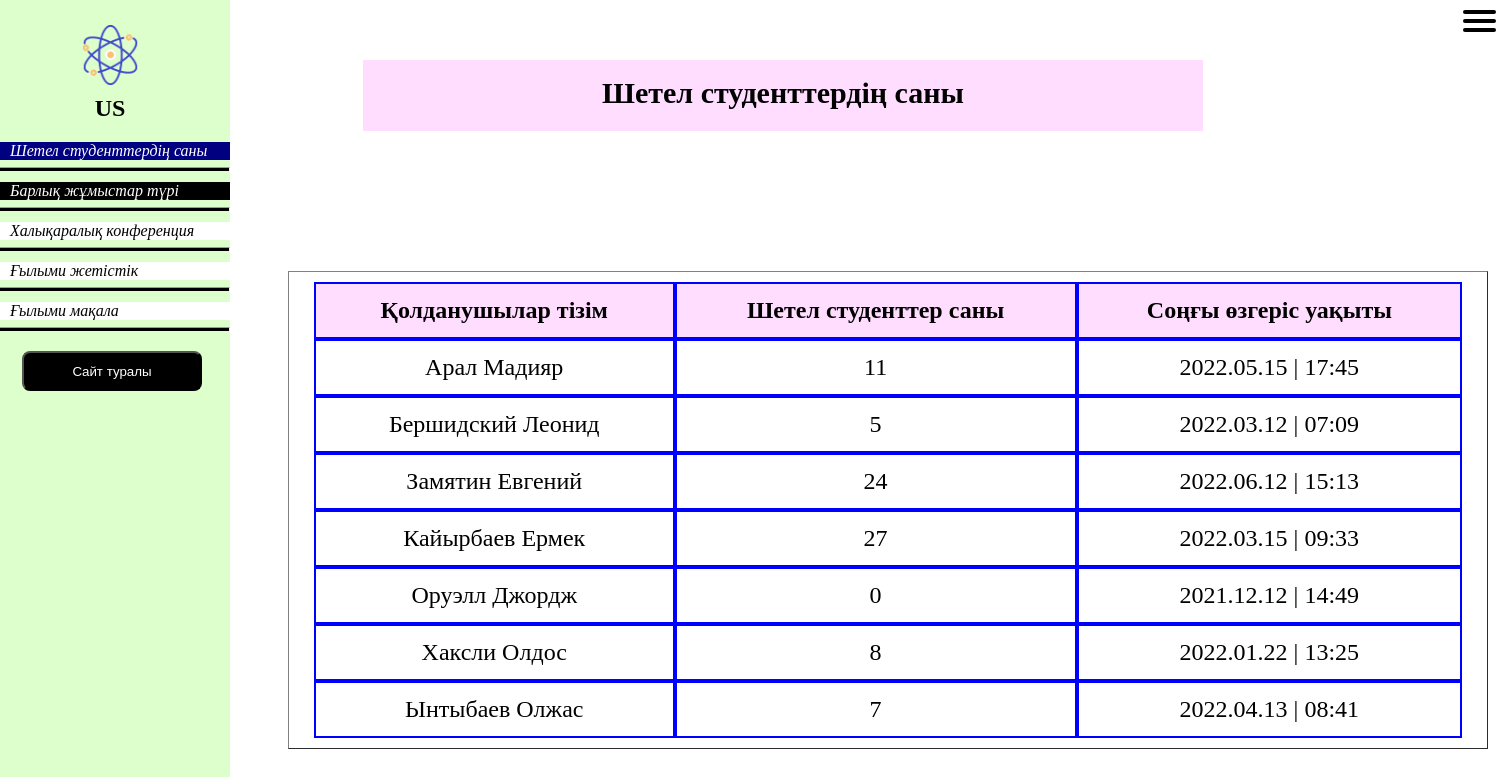
The page /students/ on the database its author committed.
### article/models.py (models this page shows, shortened)
class Worktype(models.Model):
    name = models.CharField(max_length=100, db_index=True, verbose_name="Ғылыми жұмыстың түрі")
    slug = models.SlugField(max_length=255, unique=True, db_index=True, verbose_name="Ғылыми жұмыстың url-адресі")
    def get_absolute_url(self):
        return reverse('type', kwargs={'type_slug': self.slug})
    class Meta:
        verbose_name = 'Ғылыми жұмыстың түрі'
        verbose_name_plural = 'Ғылыми жұмыстың түрлері'
        ordering = ['id']

class Foreign_Students(models.Model):
    aut_username = models.TextField("Автордың логины")
    author = models.CharField(verbose_name='Ғылыми жұмыстың авторы', max_length=255)
    students = models.DecimalField(max_digits=2,decimal_places=0, verbose_name="Шетел студенттер саны",default='0')
    time_update = models.DateTimeField(auto_now=True, verbose_name="Ғылыми жұмыстың өзгеру уақыты")
    class Meta:
        verbose_name = 'Шетел студенттер'
        verbose_name_plural = 'Шетел студенттер'
        ordering = ['-author']

### article/views.py (the view)
# urls.py: path('students/', StudentsHome.as_view(), name='students'),
class StudentsHome(DataMixin,ListView):
    model = Article
    success_url = reverse_lazy('home')
    template_name = 'article/students.html'
    context_object_name = 'users'
    def get_context_data(self, *, object_list=None, **kwargs):
        context = super().get_context_data(**kwargs)
        c_def = self.get_user_context()
        return dict(list(context.items()) + list(c_def.items()))

### article/templates/article/students.html
{% extends 'article/list_types.html' %}
{% load static %}
{% load article_tags %}
{% block title %}<table class="title"  style="navy">
    <tr ><th><h1 style="margin-top:15px;">Шетел студенттердің саны</h1></th></tr></table>
{% endblock %}
{% block content %}
{%if type_selected == 0 %}
<div class="content">
	<table class="table_sort" id="students" border="1" style="navy"><thead>
                   <tr><th>Қолданушылар тізім</th>
                       <th>Шетел студенттер саны</th>
                       <th>Соңғы өзгеріс уақыты</th></tr>
    </thead>
        <tbody>{% for s in students %}<tr>
    <td><p align="center">{{ s.author }}</p></td>
    <td><p align="center">{{ s.students }}</p></td>
    <td><p align="center">{{s.time_update | date:"Y.m.d | H:i "}}</p></td>
</tr>  {% endfor %}</tbody>	    </table>
</div>{%endif%}{% endblock %}

### article/templates/article/list_types.html
{% extends 'article/base.html' %}
{% block list_types %}
<sel><a href="{% url 'students' %}"><li  style="background-color:navy"><p5>Шетел студенттердің саны</p5></li></a><hr></sel>
{% if type_selected == 0 %}
<sel><a href="{% url 'home' %}" ><li><p5  style="color:white;">Барлық жұмыстар түрі</p5></li></a><hr></sel>
{% else %}	<unsel><a href="{% url 'home' %}"><li><p5>Барлық жұмыстар түрі</p5></li></a><hr></unsel>
				{% endif %}	{% for t in types %}{% if t.article__count > 0 %}	{% if t.pk == type_selected %}
			<sel><a href="{{ t.get_absolute_url }}" ><li><p5>{{t.name}}</p5  ></li></a><hr></sel>
	{% else %}
<unsel><a href="{{ t.get_absolute_url }}" ><li><p5>{{t.name}}</p5></li></a><hr></unsel>
	{% endif %}{% endif %}{% endfor %}		{% endblock %}

### article/static/article/css/styles.css (style rules this page uses)
body { background-color:White ; -webkit-touch-callout: none; -webkit-user-select: none; -khtml-user-select: none; -moz-user-select: none; -ms-user-select: none; user-select: none; }
p { font:italic 20px bold "Times New Roman", Times, serif ; margin-left:20px; }
a { text-decoration: none; color: white; font:italic 20px bold "Times New Roman", Times, serif ; }
p5 { color:red;font:italic 16px bold "Times New Roman", Times, serif ; }
.content { height: 100%; max-width:1500px; top: 20px; margin-right: 140px; left: 0px; padding: 20px auto; no repeat center; background-size:100% 200%; }

### article/static/article/css/navigation.css (style rules this page uses)
.nav p5 { font-style: italic; display: block; margin-left:25px; }
.nav ul hr { height: 3px; margin-left:-40px; margin-right:-20px; margin-top:7px ; position:fixed margin: 0 auto;background: #000 }
.nav a { font:italic bold "Times New Roman", Times, serif ; font-style: italic; }
sel a li { background-color:black;margin-top: 10px;margin-right: -20px; }
sel p5 { color:white; }
unsel a li { background-color:white; margin-top: 10px;margin-right: -20px; }
unsel p5 { margin-left: 25px;color:black; }
.nav ul unsel { background-color:white;color:black; }

### article/static/article/css/tables.css (style rules this page uses)
table h1 { color:black; font-size:30px;margin-top: 15px;padding:0px;margin-left:0px;margin-bottom:20px; }
.title { margin-top:50px;border-radius:50px;margin-left:330px; }
.title tr { background-color:#ffddff; }
.title th h1 { margin-top:15px; }
.table_sort td, .table_sort th { padding:13px; text-align: center; border: 2px solid black; }
.table_sort th { margin-left:320px; color:black;border-color:blue; background-color:#ffddff; cursor: pointer; }
.table_sort td { border-color:blue; }
.table_sort tbody tr { background: white; }
#students { font-size:24px ; }
.table_sort { width:1200px;max-width: 1200px; }
table { padding-top:10px; padding-left:25px; padding-right:25px; padding-bottom:10px; margin-left:280px; margin-top:130px; margin-right:70px; top:100px; border-spacing: 0px 0px; min-width: 890px; max-width: 1200px; font-size:20px ;right: 20px; background-color:White; text-align:center;font:italic 60px bold "Times New Roman", Times, serif ; }

### article/static/article/css/registration.css (style rules this page uses)
ul li { cursor:pointer; text-decoration:none; font-style: italic; color: white; }

### rows shown on the page
Worktype: name "Халықаралық конференция"
Worktype: name "Ғылыми жетістік"
Worktype: name "Ғылыми мақала"
Foreign_Students: author "Бершидский Леонид", students "5", time_update|H "2022.03.12 | 07:09"
Foreign_Students: author "Замятин Евгений", students "24", time_update|H "2022.06.12 | 15:13"
